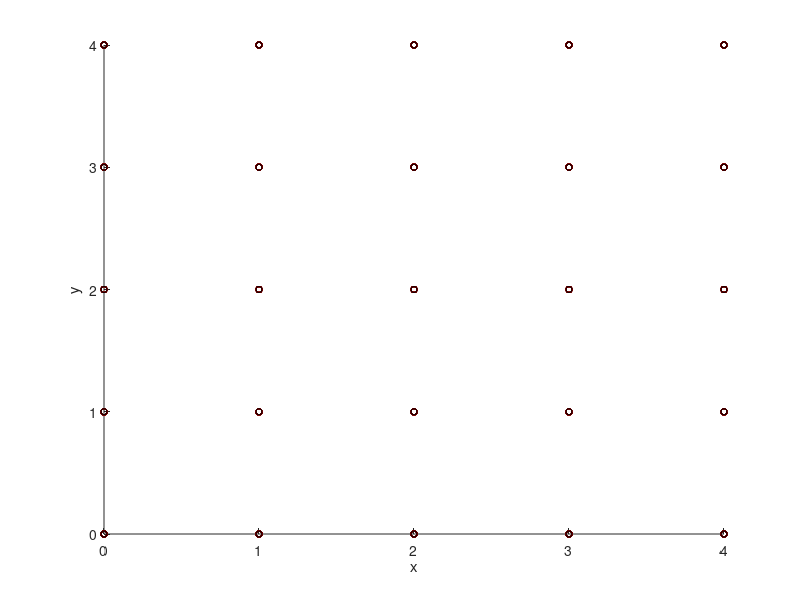

Recreate this plot in MATLAB.
close all
clear all
f=figure
hold on

x = []
y = []
z = []
c = []
for xx = 0:4
  for yy = 0:4
    for zz = 0:14
      x = [x xx];
      y = [y yy];
      z = [z zz];
      c = [c ; [rand(), rand(), rand()]];
    endfor
  endfor
endfor

xlabel('x');
ylabel('y');
zlabel('z');

tic

c = zeros(5*5*15, 3)
for n=1:100
  c(:,1) += 0.1;
  if c(1) > 1
    c(:) = 0;
  endif
  scatter3(x, y, z, 20, c);
  #pause(0.001)
  
  refresh(f)
  #drawnow()
endfor
toc

